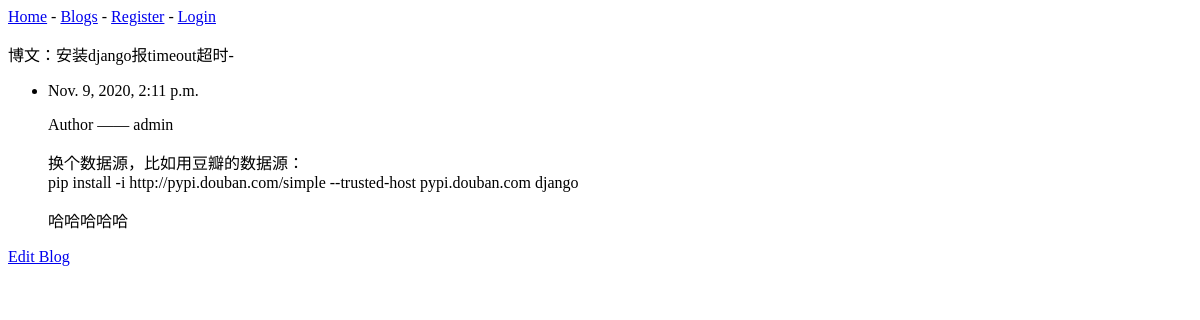
The app's page /blogs/4/, older data.
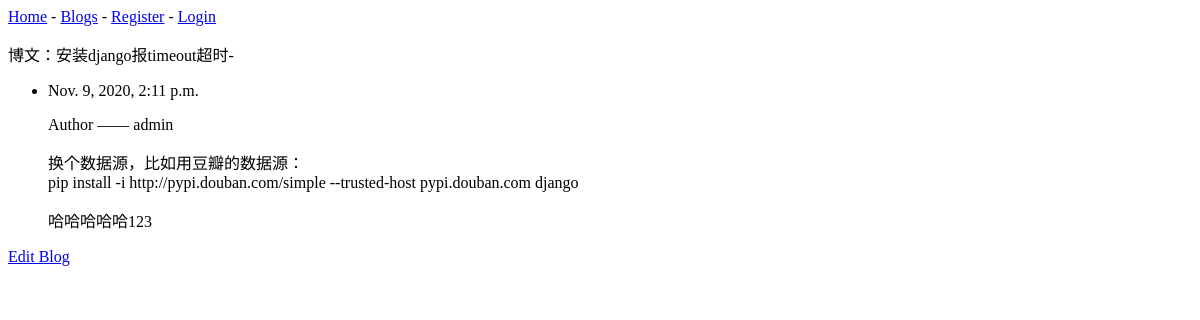
The same page, newer data.
### blogs_/models.py (models this page shows, shortened)
class BlogPost(models.Model):
    title=models.CharField(max_length=200)
    text=models.TextField()
    date_added=models.DateTimeField(auto_now_add=True)
    owner=models.ForeignKey(User,on_delete=models.CASCADE)

### blogs_/views.py (the view)
# urls.py: path('blogs/<blogs_id>/',views.blog,name='blog'),
def blog(request,blogs_id):
    blog=BlogPost.objects.get(id=blogs_id)
    context={'blog':blog}
    return render(request,'blogs_/blog.html',context)

### blogs_/templates/blogs_/blog.html
{% extends 'blogs_/base.html' %}
{% block content %}
  <p>博文：{{ blog.title }}</p>
  <ul>
    <li>
      <p>{{ blog.date_added }}</p>
      <p>Author —— {{ blog.owner }}</p>
      <p>{{ blog.text|linebreaks }}</p>
    </li>
  </ul>
  <a href="{% url 'blogs_:edit_blog' blog.id %}">Edit Blog</a>
{% endblock content %}

Row changes from the older to the newer data that the page shows:
changed BlogPost "安装django报timeout超时-": text "换个数据源，比如用豆瓣的数据源： pip install -i http://pypi.douban.com/simple --trusted-host pypi.douban.com django 哈哈哈哈哈" → "换个数据源，比如用豆瓣的数据源： pip install -i http://pypi.douban.com/simple --trusted-host pypi.douban.com django 哈哈哈哈哈123"
